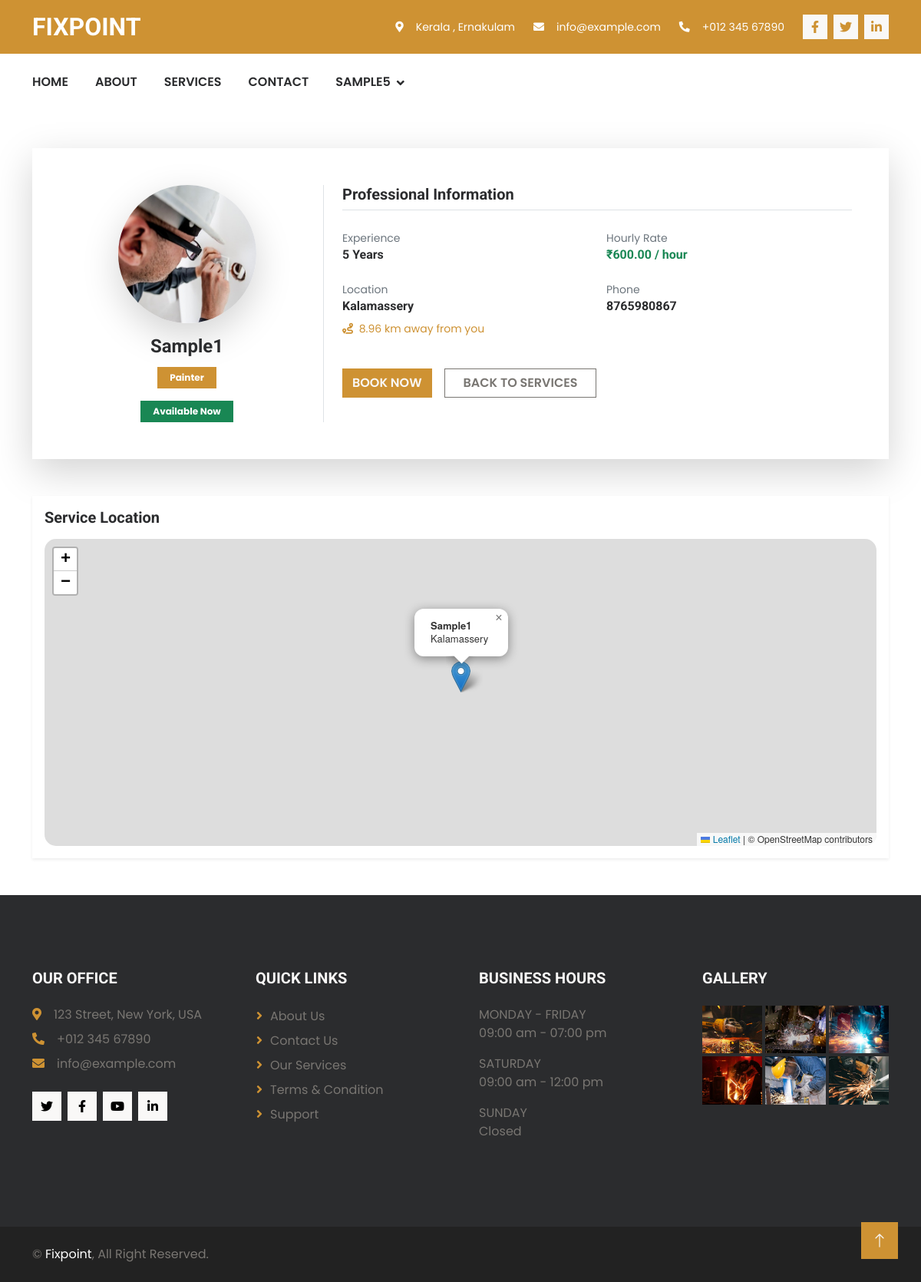
Page /FixPoint/provider_profile_view/1/ (signed in) on the committed database.
### UserApp/models.py (models this page shows, shortened)
class ServiceProviderProfileDb(models.Model):
    APPROVAL_STATUS = (
        ('PENDING', 'Pending Approval'),
        ('APPROVED', 'Approved'),
        ('REJECTED', 'Rejected'),
    )
    user = models.OneToOneField(UserDb, on_delete=models.CASCADE)
    full_name = models.CharField(max_length=150)
    phone_number = models.CharField(max_length=15, null=True, blank=True)
    service_type = models.CharField(max_length=100)
    experience = models.PositiveIntegerField(default=0)
    hourly_rate = models.DecimalField(
        max_digits=8,
        decimal_places=2
    )
    location = models.CharField(max_length=150)
    latitude = models.DecimalField(
        max_digits=9,
        decimal_places=6,
        null=True,
        blank=True
    )
    longitude = models.DecimalField(
        max_digits=9,
        decimal_places=6,
        null=True,
        blank=True
    )
    is_available = models.BooleanField(default=True)
    approval_status = models.CharField(
        max_length=10,
        choices=APPROVAL_STATUS,
        default='PENDING'
    )
    profile_photo = models.ImageField(
        upload_to="provider_photos/",
        null=True,
        blank=True
    )
    rejection_reason = models.TextField(blank=True, null=True)
    created_at = models.DateTimeField(auto_now_add=True)

### UserApp/views.py (the view)
# urls.py: path('provider_profile_view/<int:provider_id>/', views.provider_profile_view, name='provider_profile_view'),
@login_required(login_url="user_authentication")
def provider_profile_view(request, provider_id):
    user_profile = get_object_or_404(UserDb, user=request.user)
    if request.user.profile.user_role != "CUSTOMER":
        messages.error(request, "Unauthorized access.")
        return redirect("home")
    try:
        customer_profile = CustomerProfileDb.objects.get(user=user_profile)
    except CustomerProfileDb.DoesNotExist:
        messages.warning(request, "Please complete your profile first.")
        return redirect("customer_dashboard")
    provider = get_object_or_404(ServiceProviderProfileDb, id=provider_id)
    distance = None
    if (
        provider.latitude and provider.longitude and
        customer_profile.latitude and customer_profile.longitude
    ):
        distance = calculate_distance(
            float(customer_profile.latitude),
            float(customer_profile.longitude),
            float(provider.latitude),
            float(provider.longitude)
        )
    context = {
        "provider": provider,
        "distance": distance
    }
    return render(request, "provider-profile-view.html", context)

### UserApp/templates/provider-profile-view.html (shortened to what this page needs)
{% extends 'user-app-base.html' %}
{% load static %}
{% block content %}
<div class="container py-5">
    <div class="card shadow-lg border-0 rounded-4 overflow-hidden">
        <div class="card-body p-5">
            <div class="row g-5">
                <div class="col-lg-4 text-center border-end">
                    {% if provider.profile_photo %}
                    <img src="{{ provider.profile_photo.url }}" class="rounded-circle shadow-lg mb-3"
                        style="width:180px;height:180px;object-fit:cover;">
                    {% else %}
                    <img src="{% static 'images/default-user.png' %}" class="rounded-circle shadow-lg mb-3"
                        style="width:180px;height:180px;object-fit:cover;">
                    {% endif %}
                    <h4 class="fw-bold mb-1">{{ provider.full_name }}</h4>
                    <span class="badge bg-primary px-3 py-2 mt-2">
                        {{ provider.service_type }}
                    </span>
                    <div class="mt-3">
                        {% if provider.is_available %}
                        <span class="badge bg-success px-3 py-2">
                            Available Now
                        </span>
                        {% else %}
                        <span class="badge bg-danger px-3 py-2">
                            Currently Unavailable
                        </span>
                        {% endif %}
                    </div>
                </div>
                <div class="col-lg-8">
                    <h5 class="fw-semibold mb-4 border-bottom pb-2">
                        Professional Information
                    </h5>
                    <div class="row mb-4">
                        <div class="col-md-6 mb-3">
                            <small class="text-muted">Experience</small>
                            <h6 class="fw-bold">
                                {{ provider.experience }} Years
                            </h6>
                        </div>
                        <div class="col-md-6 mb-3">
                            <small class="text-muted">Hourly Rate</small>
                            <h6 class="fw-bold text-success">
                                ₹{{ provider.hourly_rate }} / hour
                            </h6>
                        </div>
                        <div class="col-md-6 mb-3">
                            <small class="text-muted">Location</small>
                            <h6 class="fw-bold">
                                {{ provider.location }}
                            </h6>
                            {% if distance %}
                            <small class="text-primary">
                                <i class="fa fa-route me-1"></i>
                                {{ distance }} km away from you
                            </small>
                            {% endif %}
                        </div>
                        <div class="col-md-6 mb-3">
                            <small class="text-muted">Phone</small>
                            <h6 class="fw-bold">
                                {{ provider.phone_number }}
                            </h6>
                        </div>
                    </div>
                    <div class="d-flex flex-wrap gap-3 mt-3">
                        <form method="post" action="{% url 'create_booking' provider.id %}">
                            <button type="submit" class="btn btn-primary">
                                Book Now
                            </button>
                        </form>
                        <a href="{% url 'customer_service_post_page' %}" class="btn btn-outline-secondary px-4">
                            Back to Services
                        </a>
                    </div>
                </div>
            </div>
        </div>
    </div>
    {% if provider.latitude and provider.longitude %}
    <div class="card shadow-sm border-0 rounded-4 mt-5">
        <div class="card-body">
            <h5 class="fw-semibold mb-3">
                Service Location
            </h5>
            <div id="map" style="width:100%;height:400px;border-radius:15px;">
            </div>
        </div>
    </div>
    {% endif %}
</div>
{% endblock %}

### UserApp/templates/user-app-base.html (shortened to what this page needs)
<!DOCTYPE html>
{% load static %}
<html lang="en">
<head>
    <link href="https://cdnjs.cloudflare.com/ajax/libs/font-awesome/5.10.0/css/all.min.css" rel="stylesheet">
    <link rel="stylesheet" href="https://cdn.jsdelivr.net/npm/bootstrap-icons@1.10.4/font/bootstrap-icons.css">
    <link href="{% static 'user_app_assets/lib/animate/animate.min.css' %}" rel="stylesheet">
    <link href="{% static 'user_app_assets/lib/owlcarousel/assets/owl.carousel.min.css' %}" rel="stylesheet">
    <link href="{% static 'user_app_assets/css/bootstrap.min.css' %}" rel="stylesheet">
    <link href="{% static 'user_app_assets/css/style.css' %}" rel="stylesheet">
    <link rel="stylesheet" href="https://unpkg.com/leaflet@1.9.4/dist/leaflet.css" />
</head>
<body>
    <div class="container-fluid bg-primary text-white d-none d-lg-flex wow fadeIn" data-wow-delay="0.1s">
        <div class="container py-3">
            <div class="d-flex align-items-center">
                <a href="#">
                    <h2 class="text-white fw-bold m-0">FIXPOINT</h2>
                </a>
                <div class="ms-auto d-flex align-items-center">
                    <small class="ms-4"><i class="fa fa-map-marker-alt me-3"></i>Kerala , Ernakulam</small>
                    <small class="ms-4"><i class="fa fa-envelope me-3"></i>info@example.com</small>
                    <small class="ms-4"><i class="fa fa-phone-alt me-3"></i>+012 345 67890</small>
                    <div class="ms-3 d-flex">
                        <a class="btn btn-sm-square btn-light text-primary ms-2" href=""><i
                                class="fab fa-facebook-f"></i></a>
                        <a class="btn btn-sm-square btn-light text-primary ms-2" href=""><i
                                class="fab fa-twitter"></i></a>
                        <a class="btn btn-sm-square btn-light text-primary ms-2" href=""><i
                                class="fab fa-linkedin-in"></i></a>
                    </div>
                </div>
            </div>
        </div>
    </div>
    <div class="container-fluid bg-white sticky-top wow fadeIn" data-wow-delay="0.1s">
        <div class="container">
            <nav class="navbar navbar-expand-lg bg-white navbar-light p-lg-0">
                <div class="collapse navbar-collapse" id="navbarCollapse">
                    <div class="navbar-nav">
                        <a href="{% url 'home' %}" class="nav-item nav-link
                        {% if request.resolver_match.url_name == 'home' %}active{% endif %}">Home</a>
                        <a href="{% url 'about_page' %}" class="nav-item nav-link
                        {% if request.resolver_match.url_name == 'about_page' %}active{% endif %}">About</a>
                        <a href="{% url 'services_page' %}" class="nav-item nav-link
                        {% if request.resolver_match.url_name == 'services_page' %}active{% endif %}">Services</a>
                        <a href="{% url 'contact_page' %}" class="nav-item nav-link
                        {% if request.resolver_match.url_name == 'contact_page' %}active{% endif %}">Contact</a>
                        {% if request.user.is_authenticated %}
                        <div class="nav-item dropdown">
                            <a href="#"
                                class="nav-link dropdown-toggle
                            {% if request.resolver_match.url_name == 'customer_dashboard' or request.resolver_match.url_name == 'service_provider_dashboard' %}active{% endif %}"
                                data-bs-toggle="dropdown">
                                {{ request.user.username }}</a>
                        </div>
                        {% else %}
                        <a href="{% url 'user_authentication' %}" class="nav-item nav-link">Login</a>
                        {% endif %}
                    </div>
                </div>
            </nav>
        </div>
    </div>
    {% block content %}
    {% endblock %}
    <div class="container-fluid bg-dark footer py-5 wow fadeIn" data-wow-delay="0.1s">
        <div class="container py-5">
            <div class="row g-5">
                <div class="col-lg-3 col-md-6">
                    <h5 class="text-uppercase text-light mb-4">Our Office</h5>
                    <p class="mb-2"><i class="fa fa-map-marker-alt text-primary me-3"></i>123 Street, New York, USA</p>
                    <p class="mb-2"><i class="fa fa-phone-alt text-primary me-3"></i>+012 345 67890</p>
                    <p class="mb-2"><i class="fa fa-envelope text-primary me-3"></i>info@example.com</p>
                    <div class="d-flex pt-3">
                        <a class="btn btn-square btn-light me-2" href=""><i class="fab fa-twitter"></i></a>
                        <a class="btn btn-square btn-light me-2" href=""><i class="fab fa-facebook-f"></i></a>
                        <a class="btn btn-square btn-light me-2" href=""><i class="fab fa-youtube"></i></a>
                        <a class="btn btn-square btn-light me-2" href=""><i class="fab fa-linkedin-in"></i></a>
                    </div>
                </div>
                <div class="col-lg-3 col-md-6">
                    <h5 class="text-uppercase text-light mb-4">Quick Links</h5>
                    <a class="btn btn-link" href="">About Us</a>
                    <a class="btn btn-link" href="">Contact Us</a>
                    <a class="btn btn-link" href="">Our Services</a>
                    <a class="btn btn-link" href="">Terms & Condition</a>
                    <a class="btn btn-link" href="">Support</a>
                </div>
                <div class="col-lg-3 col-md-6">
                    <h5 class="text-uppercase text-light mb-4">Business Hours</h5>
                    <p class="text-uppercase mb-0">Monday - Friday</p>
                    <p>09:00 am - 07:00 pm</p>
                    <p class="text-uppercase mb-0">Saturday</p>
                    <p>09:00 am - 12:00 pm</p>
                    <p class="text-uppercase mb-0">Sunday</p>
                    <p>Closed</p>
                </div>
                <div class="col-lg-3 col-md-6">
                    <h5 class="text-uppercase text-light mb-4">Gallery</h5>
                    <div class="row g-1">
                        <div class="col-4">
                            <img class="img-fluid" src="{% static 'user_app_assets/img/service-1.jpg' %}" alt="">
                        </div>
                        <div class="col-4">
                            <img class="img-fluid" src="{% static 'user_app_assets/img/service-2.jpg' %}" alt="">
                        </div>
                        <div class="col-4">
                            <img class="img-fluid" src="{% static 'user_app_assets/img/service-3.jpg' %}" alt="">
                        </div>
                        <div class="col-4">
                            <img class="img-fluid" src="{% static 'user_app_assets/img/service-4.jpg' %}" alt="">
                        </div>
                        <div class="col-4">
                            <img class="img-fluid" src="{% static 'user_app_assets/img/service-5.jpg' %}" alt="">
                        </div>
                        <div class="col-4">
                            <img class="img-fluid" src="{% static 'user_app_assets/img/service-6.jpg' %}" alt="">
                        </div>
                    </div>
                </div>
            </div>
        </div>
    </div>
    <div class="container-fluid text-body copyright py-4">
        <div class="container">
            <div class="row">
                <div class="col-md-6 text-center text-md-start mb-3 mb-md-0">
                    &copy; <a class="fw-semi-bold" href="#">Fixpoint</a>, All Right Reserved.
                </div>
                <div class="col-md-6 text-center text-md-end">
                </div>
            </div>
        </div>
    </div>
    <a href="#" class="btn btn-lg btn-primary btn-lg-square back-to-top"><i class="bi bi-arrow-up"></i></a>
</body>
</html>

### rows in the picture
ServiceProviderProfileDb: profile_photo (picture), full_name "Sample1", service_type "Painter", experience "5", hourly_rate "600.00", location "Kalamassery", phone_number "8765980867"

### other values in the picture
{{ request.user.username }} "SAMPLE5"
{{ distance }} "8.96"
